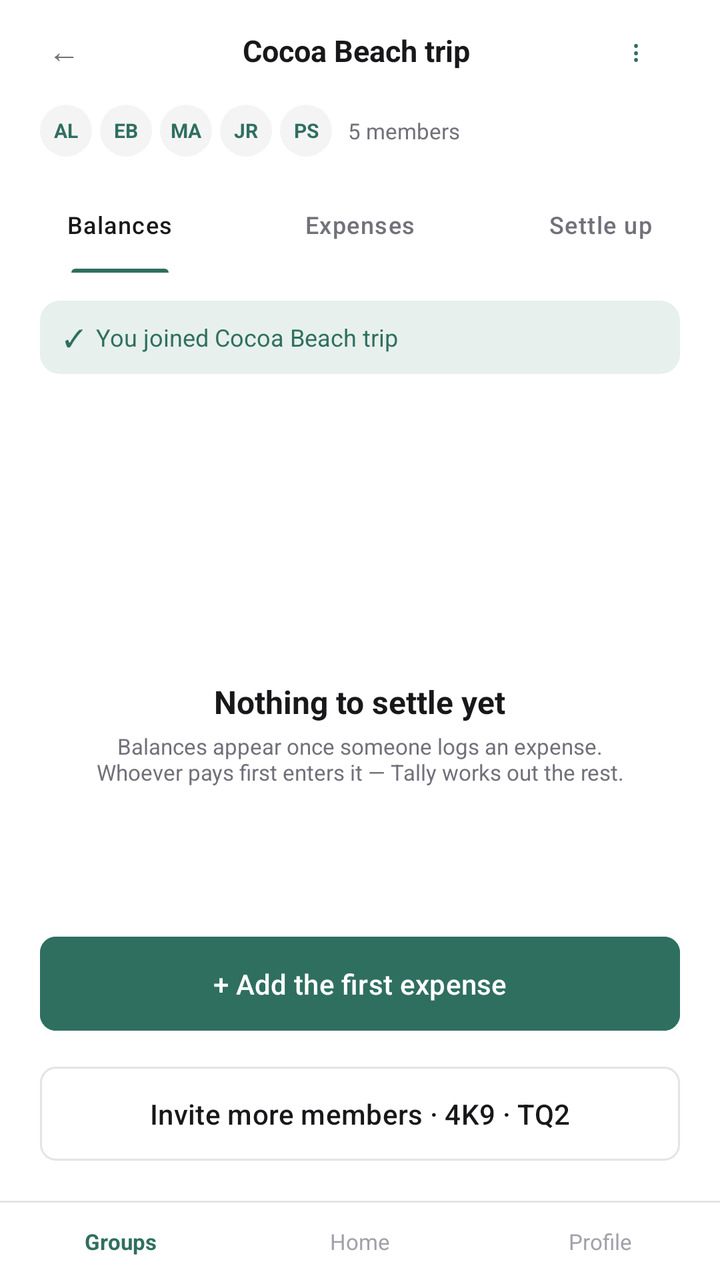
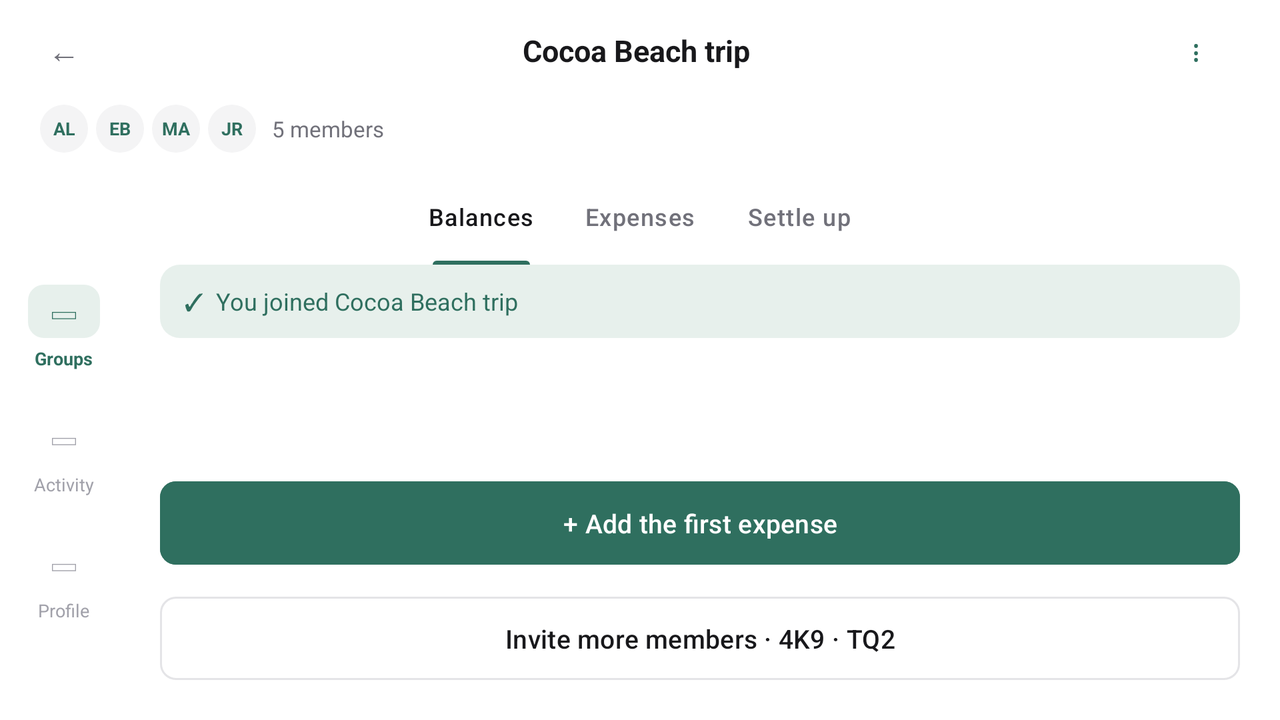

Compare how this app lays out the same screen by default and in its alternative resource folder. The renders come first, then the two layout files and the values they reference.
<!-- AndroidManifest.xml: application theme Theme.Tally -->
<!-- res/layout/activity_joined_empty_state.xml -->
<?xml version="1.0" encoding="utf-8"?>
<androidx.constraintlayout.widget.ConstraintLayout xmlns:android="http://schemas.android.com/apk/res/android"
    xmlns:app="http://schemas.android.com/apk/res-auto"
    xmlns:tools="http://schemas.android.com/tools"
    android:layout_width="match_parent"
    android:layout_height="match_parent"
    android:background="@color/tally_surface"
    tools:context=".JoinedEmptyStateActivity">

    <LinearLayout
        android:id="@+id/header_column"
        android:layout_width="match_parent"
        android:layout_height="wrap_content"
        android:orientation="vertical"
        app:layout_constraintEnd_toEndOf="parent"
        app:layout_constraintStart_toStartOf="parent"
        app:layout_constraintTop_toTopOf="parent">

        <include layout="@layout/include_app_bar" />

        <LinearLayout
            android:layout_width="match_parent"
            android:layout_height="wrap_content"
            android:gravity="center_vertical"
            android:orientation="horizontal"
            android:paddingHorizontal="20dp"
            android:paddingBottom="10dp">

            <TextView
                android:layout_width="26dp"
                android:layout_height="26dp"
                android:layout_marginEnd="4dp"
                android:background="@drawable/bg_avatar_circle_gray"
                android:gravity="center"
                android:text="AL"
                android:textColor="@color/tally_primary"
                android:textSize="10sp"
                android:textStyle="bold" />

            <TextView
                android:layout_width="26dp"
                android:layout_height="26dp"
                android:layout_marginEnd="4dp"
                android:background="@drawable/bg_avatar_circle_gray"
                android:gravity="center"
                android:text="EB"
                android:textColor="@color/tally_primary"
                android:textSize="10sp"
                android:textStyle="bold" />

            <TextView
                android:layout_width="26dp"
                android:layout_height="26dp"
                android:layout_marginEnd="4dp"
                android:background="@drawable/bg_avatar_circle_gray"
                android:gravity="center"
                android:text="MA"
                android:textColor="@color/tally_primary"
                android:textSize="10sp"
                android:textStyle="bold" />

            <TextView
                android:layout_width="26dp"
                android:layout_height="26dp"
                android:layout_marginEnd="4dp"
                android:background="@drawable/bg_avatar_circle_gray"
                android:gravity="center"
                android:text="JR"
                android:textColor="@color/tally_primary"
                android:textSize="10sp"
                android:textStyle="bold" />

            <TextView
                android:layout_width="26dp"
                android:layout_height="26dp"
                android:layout_marginEnd="8dp"
                android:background="@drawable/bg_avatar_circle_gray"
                android:gravity="center"
                android:text="PS"
                android:textColor="@color/tally_primary"
                android:textSize="10sp"
                android:textStyle="bold" />

            <TextView
                android:id="@+id/text_member_count"
                android:layout_width="wrap_content"
                android:layout_height="wrap_content"
                android:textColor="@color/tally_text_secondary"
                android:textSize="11sp"
                tools:text="5 members" />
        </LinearLayout>

        <include
            android:id="@+id/group_tabs"
            layout="@layout/include_group_tabs" />
    </LinearLayout>

    <LinearLayout
        android:layout_width="match_parent"
        android:layout_height="0dp"
        android:orientation="vertical"
        android:paddingHorizontal="20dp"
        android:paddingTop="14dp"
        android:paddingBottom="16dp"
        app:layout_constraintBottom_toTopOf="@id/bottom_nav"
        app:layout_constraintEnd_toEndOf="parent"
        app:layout_constraintStart_toStartOf="parent"
        app:layout_constraintTop_toBottomOf="@id/header_column">

        <TextView
            android:id="@+id/text_joined_banner"
            android:layout_width="match_parent"
            android:layout_height="wrap_content"
            android:background="@drawable/bg_card_filled"
            android:paddingHorizontal="12dp"
            android:paddingVertical="10dp"
            android:textColor="@color/tally_primary"
            android:textSize="12sp"
            tools:text="✓  You joined Cocoa Beach trip" />

        <LinearLayout
            android:layout_width="match_parent"
            android:layout_height="0dp"
            android:layout_weight="1"
            android:gravity="center"
            android:orientation="vertical">

            <TextView
                android:layout_width="72dp"
                android:layout_height="72dp"
                android:background="@drawable/bg_square_icon_gray"
                android:gravity="center"
                android:textColor="@color/tally_text_tertiary"
                android:textSize="22sp" />

            <TextView
                android:layout_width="wrap_content"
                android:layout_height="wrap_content"
                android:layout_marginTop="10dp"
                android:text="@string/empty_state_title"
                android:textColor="@color/tally_text_primary"
                android:textSize="16sp"
                android:textStyle="bold" />

            <TextView
                android:layout_width="270dp"
                android:layout_height="wrap_content"
                android:layout_marginTop="4dp"
                android:gravity="center"
                android:text="@string/empty_state_body"
                android:textColor="@color/tally_text_secondary"
                android:textSize="11sp" />
        </LinearLayout>

        <com.google.android.material.button.MaterialButton
            android:id="@+id/button_add_first_expense"
            android:layout_width="match_parent"
            android:layout_height="wrap_content"
            android:backgroundTint="@color/tally_primary"
            android:paddingTop="14dp"
            android:paddingBottom="14dp"
            android:text="@string/action_add_first_expense"
            android:textAllCaps="false"
            android:textSize="14sp"
            app:cornerRadius="8dp" />

        <com.google.android.material.button.MaterialButton
            android:id="@+id/button_invite_more"
            style="@style/Widget.Material3.Button.OutlinedButton"
            android:layout_width="match_parent"
            android:layout_height="wrap_content"
            android:layout_marginTop="10dp"
            android:paddingTop="14dp"
            android:paddingBottom="14dp"
            android:textAllCaps="false"
            android:textColor="@color/tally_text_primary"
            android:textSize="14sp"
            app:cornerRadius="8dp"
            app:strokeColor="@color/tally_border"
            tools:text="Invite more members · 4K9 · TQ2" />

    </LinearLayout>

    <include
        android:id="@+id/bottom_nav"
        layout="@layout/include_bottom_nav"
        android:layout_width="match_parent"
        android:layout_height="wrap_content"
        app:layout_constraintBottom_toBottomOf="parent"
        app:layout_constraintEnd_toEndOf="parent"
        app:layout_constraintStart_toStartOf="parent" />

</androidx.constraintlayout.widget.ConstraintLayout>
<!-- res/layout/include_app_bar.xml (included above) -->
<?xml version="1.0" encoding="utf-8"?>
<LinearLayout xmlns:android="http://schemas.android.com/apk/res/android"
    xmlns:tools="http://schemas.android.com/tools"
    android:layout_width="match_parent"
    android:layout_height="wrap_content"
    android:background="@color/tally_surface"
    android:gravity="center_vertical"
    android:orientation="horizontal"
    android:paddingHorizontal="20dp"
    android:paddingTop="10dp"
    android:paddingBottom="12dp">

    <TextView
        android:id="@+id/button_back"
        android:layout_width="wrap_content"
        android:layout_height="wrap_content"
        android:background="?attr/selectableItemBackgroundBorderless"
        android:padding="4dp"
        android:text="←"
        android:textColor="@color/tally_text_secondary"
        android:textSize="16sp" />

    <TextView
        android:id="@+id/text_app_bar_title"
        android:layout_width="0dp"
        android:layout_height="wrap_content"
        android:layout_weight="1"
        android:gravity="center"
        android:textColor="@color/tally_text_primary"
        android:textSize="15sp"
        android:textStyle="bold"
        tools:text="Cocoa Beach trip" />

    <TextView
        android:id="@+id/button_app_bar_action"
        android:layout_width="wrap_content"
        android:layout_height="wrap_content"
        android:background="?attr/selectableItemBackgroundBorderless"
        android:minWidth="28dp"
        android:padding="4dp"
        android:text="⋮"
        android:textColor="@color/tally_primary"
        android:textSize="15sp" />

</LinearLayout>
<!-- res/layout/include_group_tabs.xml (included above) -->
<?xml version="1.0" encoding="utf-8"?>
<com.google.android.material.tabs.TabLayout
    xmlns:android="http://schemas.android.com/apk/res/android"
    xmlns:app="http://schemas.android.com/apk/res-auto"
    android:id="@+id/group_tabs"
    android:layout_width="match_parent"
    android:layout_height="wrap_content"
    android:background="@color/tally_surface"
    app:tabIndicatorColor="@color/tally_primary"
    app:tabIndicatorHeight="2dp"
    app:tabMode="fixed"
    app:tabSelectedTextColor="@color/tally_text_primary"
    app:tabTextAppearance="?attr/textAppearanceLabelMedium"
    app:tabTextColor="@color/tally_text_secondary">

    <com.google.android.material.tabs.TabItem
        android:layout_width="wrap_content"
        android:layout_height="wrap_content"
        android:text="@string/tab_balances" />

    <com.google.android.material.tabs.TabItem
        android:layout_width="wrap_content"
        android:layout_height="wrap_content"
        android:text="@string/tab_expenses" />

    <com.google.android.material.tabs.TabItem
        android:layout_width="wrap_content"
        android:layout_height="wrap_content"
        android:text="@string/tab_settle_up" />

</com.google.android.material.tabs.TabLayout>
<!-- res/layout/include_bottom_nav.xml (included above) -->
<?xml version="1.0" encoding="utf-8"?>
<LinearLayout xmlns:android="http://schemas.android.com/apk/res/android"
    android:layout_width="match_parent"
    android:layout_height="wrap_content"
    android:background="@color/tally_surface"
    android:orientation="vertical">

    <View
        android:layout_width="match_parent"
        android:layout_height="1dp"
        android:background="@color/tally_border" />

    <LinearLayout
        android:layout_width="match_parent"
        android:layout_height="wrap_content"
        android:orientation="horizontal"
        android:paddingTop="12dp"
        android:paddingBottom="12dp">

        <TextView
            android:id="@+id/nav_groups"
            android:layout_width="0dp"
            android:layout_height="wrap_content"
            android:layout_weight="1"
            android:gravity="center"
            android:text="@string/nav_groups"
            android:textColor="@color/tally_primary"
            android:textSize="11sp"
            android:textStyle="bold" />

        <TextView
            android:id="@+id/nav_home"
            android:layout_width="0dp"
            android:layout_height="wrap_content"
            android:layout_weight="1"
            android:gravity="center"
            android:text="@string/nav_home"
            android:textColor="@color/tally_text_tertiary"
            android:textSize="11sp" />

        <TextView
            android:id="@+id/nav_profile"
            android:layout_width="0dp"
            android:layout_height="wrap_content"
            android:layout_weight="1"
            android:gravity="center"
            android:text="@string/nav_profile"
            android:textColor="@color/tally_text_tertiary"
            android:textSize="11sp" />
    </LinearLayout>
</LinearLayout>
<!-- resources referenced by this layout -->
<resources>
  <color name="tally_border">#E4E4E7</color>
  <color name="tally_primary">#2F6F5F</color>
  <color name="tally_surface">#FFFFFF</color>
  <color name="tally_text_primary">#18181B</color>
  <color name="tally_text_secondary">#71717A</color>
  <color name="tally_text_tertiary">#A1A1AA</color>
  <!-- drawable bg_avatar_circle_gray (drawable) -->
  <?xml version="1.0" encoding="utf-8"?>
  <shape xmlns:android="http://schemas.android.com/apk/res/android"
      android:shape="oval">
      <solid android:color="@color/tally_input_bg" />
  </shape>
  <!-- drawable bg_card_filled (drawable) -->
  <?xml version="1.0" encoding="utf-8"?>
  <shape xmlns:android="http://schemas.android.com/apk/res/android"
      android:shape="rectangle">
      <solid android:color="@color/tally_primary_light" />
      <corners android:radius="10dp" />
  </shape>
  <string name="action_add_first_expense">+  Add the first expense</string>
  <string name="empty_state_body">Balances appear once someone logs an expense. Whoever pays first enters it — Tally works out the rest.</string>
  <string name="empty_state_title">Nothing to settle yet</string>
  <string name="nav_groups">Groups</string>
  <string name="nav_home">Home</string>
  <string name="nav_profile">Profile</string>
  <string name="tab_balances">Balances</string>
  <string name="tab_expenses">Expenses</string>
  <string name="tab_settle_up">Settle up</string>
  <style name="Theme.Tally" parent="Base.Theme.Tally" />
  <color name="tally_input_bg">#F4F4F5</color>
  <color name="tally_primary_light">#E7F0EC</color>
  <style name="Base.Theme.Tally" parent="Theme.Material3.DayNight.NoActionBar">
          
          <item name="colorPrimary">@color/tally_primary</item>
          <item name="colorOnPrimary">@color/white</item>
          <item name="colorPrimaryContainer">@color/tally_primary_light</item>
          <item name="colorOnPrimaryContainer">@color/tally_primary</item>
          <item name="colorSecondary">@color/tally_primary</item>
          <item name="colorSurface">@color/tally_surface</item>
          <item name="colorOnSurface">@color/tally_text_primary</item>
          <item name="colorOnSurfaceVariant">@color/tally_text_secondary</item>
          <item name="colorOutline">@color/tally_border</item>
          <item name="colorError">@color/tally_negative</item>
          <item name="android:statusBarColor">@color/white</item>
          <item name="android:windowLightStatusBar">true</item>
      </style>
  <color name="white">#FFFFFFFF</color>
  <color name="tally_negative">#9B4B3F</color>
</resources>
<!-- res/layout-land/activity_joined_empty_state.xml (the repository's variant of the layout above) -->
<!-- drawn on the phone turned sideways -->
<?xml version="1.0" encoding="utf-8"?>
<LinearLayout xmlns:android="http://schemas.android.com/apk/res/android"
    xmlns:app="http://schemas.android.com/apk/res-auto"
    xmlns:tools="http://schemas.android.com/tools"
    android:layout_width="match_parent"
    android:layout_height="match_parent"
    android:background="@color/tally_surface"
    android:orientation="vertical"
    tools:context=".JoinedEmptyStateActivity">

    <include layout="@layout/include_app_bar" />

    <LinearLayout
        android:layout_width="match_parent"
        android:layout_height="wrap_content"
        android:gravity="center_vertical"
        android:orientation="horizontal"
        android:paddingHorizontal="20dp"
        android:paddingBottom="8dp">

        <TextView
            android:layout_width="24dp"
            android:layout_height="24dp"
            android:layout_marginEnd="4dp"
            android:background="@drawable/bg_avatar_circle_gray"
            android:gravity="center"
            android:text="AL"
            android:textColor="@color/tally_primary"
            android:textSize="9sp"
            android:textStyle="bold" />

        <TextView
            android:layout_width="24dp"
            android:layout_height="24dp"
            android:layout_marginEnd="4dp"
            android:background="@drawable/bg_avatar_circle_gray"
            android:gravity="center"
            android:text="EB"
            android:textColor="@color/tally_primary"
            android:textSize="9sp"
            android:textStyle="bold" />

        <TextView
            android:layout_width="24dp"
            android:layout_height="24dp"
            android:layout_marginEnd="4dp"
            android:background="@drawable/bg_avatar_circle_gray"
            android:gravity="center"
            android:text="MA"
            android:textColor="@color/tally_primary"
            android:textSize="9sp"
            android:textStyle="bold" />

        <TextView
            android:layout_width="24dp"
            android:layout_height="24dp"
            android:layout_marginEnd="8dp"
            android:background="@drawable/bg_avatar_circle_gray"
            android:gravity="center"
            android:text="JR"
            android:textColor="@color/tally_primary"
            android:textSize="9sp"
            android:textStyle="bold" />

        <TextView
            android:id="@+id/text_member_count"
            android:layout_width="wrap_content"
            android:layout_height="wrap_content"
            android:textColor="@color/tally_text_secondary"
            android:textSize="11sp"
            tools:text="5 members" />
    </LinearLayout>

    <include
        android:id="@+id/group_tabs"
        layout="@layout/include_group_tabs" />

    
    <LinearLayout
        android:layout_width="match_parent"
        android:layout_height="0dp"
        android:layout_weight="1"
        android:orientation="horizontal"
        android:paddingEnd="20dp"
        android:paddingBottom="16dp">

        
        <LinearLayout
            android:layout_width="64dp"
            android:layout_height="match_parent"
            android:background="@color/tally_surface"
            android:gravity="center_horizontal"
            android:orientation="vertical"
            android:paddingTop="10dp"
            android:paddingBottom="14dp">

            <LinearLayout
                android:id="@+id/nav_groups"
                android:layout_width="wrap_content"
                android:layout_height="wrap_content"
                android:background="?attr/selectableItemBackground"
                android:clickable="true"
                android:focusable="true"
                android:gravity="center_horizontal"
                android:orientation="vertical">

                <TextView
                    android:layout_width="wrap_content"
                    android:layout_height="wrap_content"
                    android:background="@drawable/bg_icon_box_selected"
                    android:gravity="center"
                    android:paddingStart="12dp"
                    android:paddingTop="5dp"
                    android:paddingEnd="12dp"
                    android:paddingBottom="5dp"
                    android:text="@string/nav_icon_placeholder"
                    android:textColor="@color/tally_primary"
                    android:textSize="12sp" />

                <TextView
                    android:layout_width="wrap_content"
                    android:layout_height="wrap_content"
                    android:layout_marginTop="4dp"
                    android:text="@string/nav_groups"
                    android:textColor="@color/tally_primary"
                    android:textSize="9sp"
                    android:textStyle="bold" />
            </LinearLayout>

            <LinearLayout
                android:id="@+id/nav_home"
                android:layout_width="wrap_content"
                android:layout_height="wrap_content"
                android:layout_marginTop="20dp"
                android:background="?attr/selectableItemBackground"
                android:clickable="true"
                android:focusable="true"
                android:gravity="center_horizontal"
                android:orientation="vertical">

                <TextView
                    android:layout_width="wrap_content"
                    android:layout_height="wrap_content"
                    android:gravity="center"
                    android:paddingStart="12dp"
                    android:paddingTop="5dp"
                    android:paddingEnd="12dp"
                    android:paddingBottom="5dp"
                    android:text="@string/nav_icon_placeholder"
                    android:textColor="@color/tally_text_tertiary"
                    android:textSize="12sp" />

                <TextView
                    android:layout_width="wrap_content"
                    android:layout_height="wrap_content"
                    android:layout_marginTop="4dp"
                    android:text="@string/nav_activity"
                    android:textColor="@color/tally_text_tertiary"
                    android:textSize="9sp" />
            </LinearLayout>

            <LinearLayout
                android:id="@+id/nav_profile"
                android:layout_width="wrap_content"
                android:layout_height="wrap_content"
                android:layout_marginTop="20dp"
                android:background="?attr/selectableItemBackground"
                android:clickable="true"
                android:focusable="true"
                android:gravity="center_horizontal"
                android:orientation="vertical">

                <TextView
                    android:layout_width="wrap_content"
                    android:layout_height="wrap_content"
                    android:gravity="center"
                    android:paddingStart="12dp"
                    android:paddingTop="5dp"
                    android:paddingEnd="12dp"
                    android:paddingBottom="5dp"
                    android:text="@string/nav_icon_placeholder"
                    android:textColor="@color/tally_text_tertiary"
                    android:textSize="12sp" />

                <TextView
                    android:layout_width="wrap_content"
                    android:layout_height="wrap_content"
                    android:layout_marginTop="4dp"
                    android:text="@string/nav_profile"
                    android:textColor="@color/tally_text_tertiary"
                    android:textSize="9sp" />
            </LinearLayout>
        </LinearLayout>

        
        <LinearLayout
            android:layout_width="0dp"
            android:layout_height="match_parent"
            android:layout_marginStart="16dp"
            android:layout_weight="1"
            android:orientation="vertical">

            <TextView
                android:id="@+id/text_joined_banner"
                android:layout_width="match_parent"
                android:layout_height="wrap_content"
                android:background="@drawable/bg_card_filled"
                android:paddingHorizontal="12dp"
                android:paddingVertical="10dp"
                android:textColor="@color/tally_primary"
                android:textSize="12sp"
                tools:text="✓  You joined Cocoa Beach trip" />

            <LinearLayout
                android:layout_width="match_parent"
                android:layout_height="0dp"
                android:layout_weight="1"
                android:gravity="center"
                android:orientation="vertical">

                <TextView
                    android:layout_width="64dp"
                    android:layout_height="64dp"
                    android:background="@drawable/bg_square_icon_gray"
                    android:gravity="center"
                    android:textColor="@color/tally_text_tertiary"
                    android:textSize="20sp" />

                <TextView
                    android:layout_width="wrap_content"
                    android:layout_height="wrap_content"
                    android:layout_marginTop="10dp"
                    android:text="@string/empty_state_title"
                    android:textColor="@color/tally_text_primary"
                    android:textSize="15sp"
                    android:textStyle="bold" />

                <TextView
                    android:layout_width="300dp"
                    android:layout_height="wrap_content"
                    android:layout_marginTop="4dp"
                    android:gravity="center"
                    android:text="@string/empty_state_body"
                    android:textColor="@color/tally_text_secondary"
                    android:textSize="11sp" />
            </LinearLayout>

            <com.google.android.material.button.MaterialButton
                android:id="@+id/button_add_first_expense"
                android:layout_width="match_parent"
                android:layout_height="wrap_content"
                android:backgroundTint="@color/tally_primary"
                android:paddingTop="12dp"
                android:paddingBottom="12dp"
                android:text="@string/action_add_first_expense"
                android:textAllCaps="false"
                android:textSize="13sp"
                app:cornerRadius="8dp" />

            <com.google.android.material.button.MaterialButton
                android:id="@+id/button_invite_more"
                style="@style/Widget.Material3.Button.OutlinedButton"
                android:layout_width="match_parent"
                android:layout_height="wrap_content"
                android:layout_marginTop="8dp"
                android:paddingTop="12dp"
                android:paddingBottom="12dp"
                android:textAllCaps="false"
                android:textColor="@color/tally_text_primary"
                android:textSize="13sp"
                app:cornerRadius="8dp"
                app:strokeColor="@color/tally_border"
                tools:text="Invite more members · 4K9 · TQ2" />
        </LinearLayout>
    </LinearLayout>
</LinearLayout>
<!-- resources referenced by the variant -->
<!-- as the phone turned sideways resolves them -->
<resources>
  <color name="tally_border">#E4E4E7</color>
  <color name="tally_primary">#2F6F5F</color>
  <color name="tally_surface">#FFFFFF</color>
  <color name="tally_text_primary">#18181B</color>
  <color name="tally_text_secondary">#71717A</color>
  <color name="tally_text_tertiary">#A1A1AA</color>
  <!-- drawable bg_avatar_circle_gray (drawable) -->
  <?xml version="1.0" encoding="utf-8"?>
  <shape xmlns:android="http://schemas.android.com/apk/res/android"
      android:shape="oval">
      <solid android:color="@color/tally_input_bg" />
  </shape>
  <!-- drawable bg_card_filled (drawable) -->
  <?xml version="1.0" encoding="utf-8"?>
  <shape xmlns:android="http://schemas.android.com/apk/res/android"
      android:shape="rectangle">
      <solid android:color="@color/tally_primary_light" />
      <corners android:radius="10dp" />
  </shape>
  <!-- drawable bg_icon_box_selected (drawable) -->
  <?xml version="1.0" encoding="utf-8"?>
  <shape xmlns:android="http://schemas.android.com/apk/res/android"
      android:shape="rectangle">
      <solid android:color="@color/tally_primary_light" />
      <corners android:radius="8dp" />
  </shape>
  <string name="action_add_first_expense">+  Add the first expense</string>
  <string name="empty_state_body">Balances appear once someone logs an expense. Whoever pays first enters it — Tally works out the rest.</string>
  <string name="empty_state_title">Nothing to settle yet</string>
  <string name="nav_activity">Activity</string>
  <string name="nav_groups">Groups</string>
  <string name="nav_icon_placeholder">▭</string>
  <string name="nav_profile">Profile</string>
  <string name="tab_balances">Balances</string>
  <string name="tab_expenses">Expenses</string>
  <string name="tab_settle_up">Settle up</string>
  <style name="Theme.Tally" parent="Base.Theme.Tally" />
  <color name="tally_input_bg">#F4F4F5</color>
  <color name="tally_primary_light">#E7F0EC</color>
  <style name="Base.Theme.Tally" parent="Theme.Material3.DayNight.NoActionBar">
          
          <item name="colorPrimary">@color/tally_primary</item>
          <item name="colorOnPrimary">@color/white</item>
          <item name="colorPrimaryContainer">@color/tally_primary_light</item>
          <item name="colorOnPrimaryContainer">@color/tally_primary</item>
          <item name="colorSecondary">@color/tally_primary</item>
          <item name="colorSurface">@color/tally_surface</item>
          <item name="colorOnSurface">@color/tally_text_primary</item>
          <item name="colorOnSurfaceVariant">@color/tally_text_secondary</item>
          <item name="colorOutline">@color/tally_border</item>
          <item name="colorError">@color/tally_negative</item>
          <item name="android:statusBarColor">@color/white</item>
          <item name="android:windowLightStatusBar">true</item>
      </style>
  <color name="white">#FFFFFFFF</color>
  <color name="tally_negative">#9B4B3F</color>
</resources>
